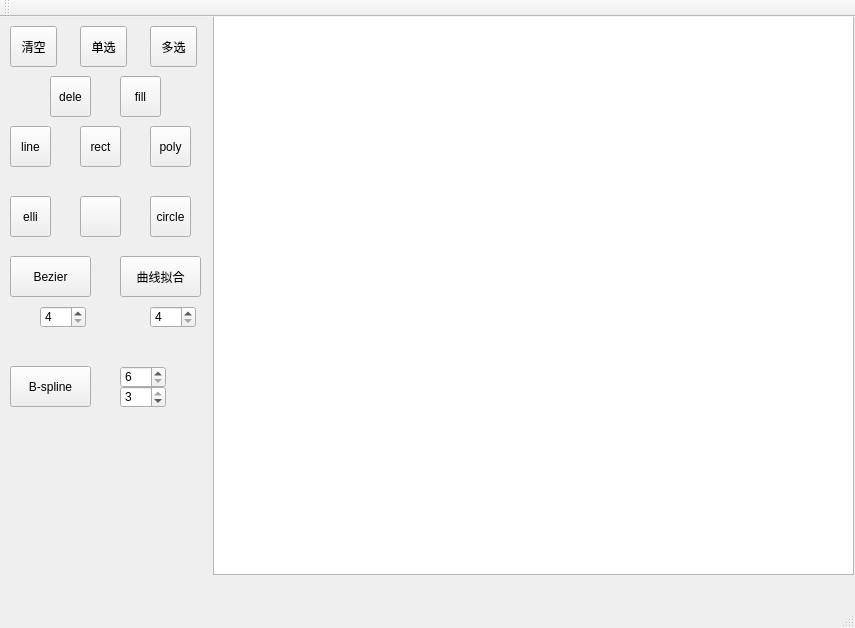
<?xml version="1.0" encoding="UTF-8"?>
<ui version="4.0">
 <class>MainWindow</class>
 <widget class="QMainWindow" name="MainWindow">
  <property name="geometry">
   <rect>
    <x>0</x>
    <y>0</y>
    <width>855</width>
    <height>628</height>
   </rect>
  </property>
  <property name="windowTitle">
   <string>MainWindow</string>
  </property>
  <widget class="QWidget" name="centralWidget">
   <widget class="dbworkplaceview" name="workplace">
    <property name="geometry">
     <rect>
      <x>213</x>
      <y>-3</y>
      <width>641</width>
      <height>561</height>
     </rect>
    </property>
    <property name="maximumSize">
     <size>
      <width>16777195</width>
      <height>16777215</height>
     </size>
    </property>
    <property name="styleSheet">
     <string notr="true"/>
    </property>
   </widget>
   <widget class="QWidget" name="widget" native="true">
    <property name="geometry">
     <rect>
      <x>0</x>
      <y>-1</y>
      <width>211</width>
      <height>561</height>
     </rect>
    </property>
    <widget class="QToolButton" name="drawlineButton">
     <property name="geometry">
      <rect>
       <x>10</x>
       <y>110</y>
       <width>41</width>
       <height>41</height>
      </rect>
     </property>
     <property name="text">
      <string>line</string>
     </property>
     <property name="icon">
      <iconset resource="icons.qrc">
       <normaloff>:/icon/直线.png</normaloff>:/icon/直线.png</iconset>
     </property>
     <property name="iconSize">
      <size>
       <width>30</width>
       <height>30</height>
      </size>
     </property>
    </widget>
    <widget class="QToolButton" name="clearButton">
     <property name="geometry">
      <rect>
       <x>10</x>
       <y>10</y>
       <width>47</width>
       <height>41</height>
      </rect>
     </property>
     <property name="text">
      <string>清空</string>
     </property>
    </widget>
    <widget class="QToolButton" name="selectButton">
     <property name="geometry">
      <rect>
       <x>80</x>
       <y>10</y>
       <width>47</width>
       <height>41</height>
      </rect>
     </property>
     <property name="text">
      <string>单选</string>
     </property>
    </widget>
    <widget class="QToolButton" name="rectbutton">
     <property name="geometry">
      <rect>
       <x>80</x>
       <y>110</y>
       <width>41</width>
       <height>41</height>
      </rect>
     </property>
     <property name="text">
      <string>rect</string>
     </property>
     <property name="icon">
      <iconset resource="icons.qrc">
       <normaloff>:/icon/矩形.png</normaloff>:/icon/矩形.png</iconset>
     </property>
     <property name="iconSize">
      <size>
       <width>30</width>
       <height>30</height>
      </size>
     </property>
    </widget>
    <widget class="QToolButton" name="fillButton">
     <property name="geometry">
      <rect>
       <x>120</x>
       <y>60</y>
       <width>41</width>
       <height>41</height>
      </rect>
     </property>
     <property name="text">
      <string>fill</string>
     </property>
     <property name="icon">
      <iconset resource="icons.qrc">
       <normaloff>:/icon/刷子.png</normaloff>:/icon/刷子.png</iconset>
     </property>
     <property name="iconSize">
      <size>
       <width>30</width>
       <height>30</height>
      </size>
     </property>
    </widget>
    <widget class="QToolButton" name="drawpolygon">
     <property name="geometry">
      <rect>
       <x>150</x>
       <y>110</y>
       <width>41</width>
       <height>41</height>
      </rect>
     </property>
     <property name="text">
      <string>poly</string>
     </property>
     <property name="icon">
      <iconset resource="icons.qrc">
       <normaloff>:/icon/polygon.png</normaloff>:/icon/polygon.png</iconset>
     </property>
     <property name="iconSize">
      <size>
       <width>40</width>
       <height>40</height>
      </size>
     </property>
    </widget>
    <widget class="QToolButton" name="drawellipse">
     <property name="geometry">
      <rect>
       <x>10</x>
       <y>180</y>
       <width>41</width>
       <height>41</height>
      </rect>
     </property>
     <property name="text">
      <string>elli</string>
     </property>
     <property name="icon">
      <iconset resource="icons.qrc">
       <normaloff>:/icon/椭圆.png</normaloff>:/icon/椭圆.png</iconset>
     </property>
     <property name="iconSize">
      <size>
       <width>30</width>
       <height>30</height>
      </size>
     </property>
    </widget>
    <widget class="paintersetting" name="setting" native="true">
     <property name="geometry">
      <rect>
       <x>19</x>
       <y>419</y>
       <width>181</width>
       <height>141</height>
      </rect>
     </property>
    </widget>
    <widget class="QToolButton" name="deletebutton">
     <property name="geometry">
      <rect>
       <x>50</x>
       <y>60</y>
       <width>41</width>
       <height>41</height>
      </rect>
     </property>
     <property name="text">
      <string>dele</string>
     </property>
     <property name="icon">
      <iconset resource="icons.qrc">
       <normaloff>:/icon/删除操作1.png</normaloff>:/icon/删除操作1.png</iconset>
     </property>
     <property name="iconSize">
      <size>
       <width>30</width>
       <height>30</height>
      </size>
     </property>
    </widget>
    <widget class="QToolButton" name="multiselect">
     <property name="geometry">
      <rect>
       <x>150</x>
       <y>10</y>
       <width>47</width>
       <height>41</height>
      </rect>
     </property>
     <property name="text">
      <string>多选</string>
     </property>
    </widget>
    <widget class="QToolButton" name="drawbezier">
     <property name="geometry">
      <rect>
       <x>10</x>
       <y>240</y>
       <width>81</width>
       <height>41</height>
      </rect>
     </property>
     <property name="text">
      <string>Bezier</string>
     </property>
    </widget>
    <widget class="QSpinBox" name="bezierVnum">
     <property name="geometry">
      <rect>
       <x>40</x>
       <y>290</y>
       <width>46</width>
       <height>22</height>
      </rect>
     </property>
     <property name="minimum">
      <number>4</number>
     </property>
     <property name="maximum">
      <number>10</number>
     </property>
     <property name="value">
      <number>4</number>
     </property>
    </widget>
    <widget class="QToolButton" name="drawBspline">
     <property name="geometry">
      <rect>
       <x>10</x>
       <y>350</y>
       <width>81</width>
       <height>41</height>
      </rect>
     </property>
     <property name="text">
      <string>B-spline</string>
     </property>
    </widget>
    <widget class="QSpinBox" name="bsplinenum">
     <property name="geometry">
      <rect>
       <x>120</x>
       <y>350</y>
       <width>46</width>
       <height>22</height>
      </rect>
     </property>
     <property name="minimum">
      <number>6</number>
     </property>
     <property name="maximum">
      <number>8</number>
     </property>
    </widget>
    <widget class="QSpinBox" name="bsplinek">
     <property name="geometry">
      <rect>
       <x>120</x>
       <y>370</y>
       <width>46</width>
       <height>22</height>
      </rect>
     </property>
     <property name="minimum">
      <number>1</number>
     </property>
     <property name="maximum">
      <number>3</number>
     </property>
     <property name="value">
      <number>3</number>
     </property>
    </widget>
    <widget class="QToolButton" name="drawtriangle">
     <property name="geometry">
      <rect>
       <x>80</x>
       <y>180</y>
       <width>41</width>
       <height>41</height>
      </rect>
     </property>
     <property name="text">
      <string/>
     </property>
     <property name="icon">
      <iconset resource="icons.qrc">
       <normaloff>:/icon/三角形.png</normaloff>:/icon/三角形.png</iconset>
     </property>
     <property name="iconSize">
      <size>
       <width>30</width>
       <height>30</height>
      </size>
     </property>
    </widget>
    <widget class="QToolButton" name="drawcircle">
     <property name="geometry">
      <rect>
       <x>150</x>
       <y>180</y>
       <width>41</width>
       <height>41</height>
      </rect>
     </property>
     <property name="text">
      <string>circle</string>
     </property>
     <property name="icon">
      <iconset resource="icons.qrc">
       <normaloff>:/icon/圆1.png</normaloff>:/icon/圆1.png</iconset>
     </property>
     <property name="iconSize">
      <size>
       <width>30</width>
       <height>30</height>
      </size>
     </property>
     <property name="autoExclusive">
      <bool>false</bool>
     </property>
    </widget>
    <widget class="QToolButton" name="bezierFit">
     <property name="geometry">
      <rect>
       <x>120</x>
       <y>240</y>
       <width>81</width>
       <height>41</height>
      </rect>
     </property>
     <property name="text">
      <string>曲线拟合</string>
     </property>
    </widget>
    <widget class="QSpinBox" name="bezierFitVnum">
     <property name="geometry">
      <rect>
       <x>150</x>
       <y>290</y>
       <width>46</width>
       <height>22</height>
      </rect>
     </property>
     <property name="minimum">
      <number>4</number>
     </property>
     <property name="maximum">
      <number>10</number>
     </property>
     <property name="value">
      <number>4</number>
     </property>
    </widget>
   </widget>
  </widget>
  <widget class="QMenuBar" name="menuBar">
   <property name="geometry">
    <rect>
     <x>0</x>
     <y>0</y>
     <width>855</width>
     <height>26</height>
    </rect>
   </property>
  </widget>
  <widget class="QToolBar" name="mainToolBar">
   <attribute name="toolBarArea">
    <enum>TopToolBarArea</enum>
   </attribute>
   <attribute name="toolBarBreak">
    <bool>false</bool>
   </attribute>
  </widget>
  <widget class="QStatusBar" name="statusBar"/>
 </widget>
 <layoutdefault spacing="6" margin="11"/>
 <customwidgets>
  <customwidget>
   <class>dbworkplaceview</class>
   <extends>QGraphicsView</extends>
   <header>dbworkplaceview.h</header>
  </customwidget>
  <customwidget>
   <class>paintersetting</class>
   <extends>QWidget</extends>
   <header location="global">paintersetting.h</header>
   <container>1</container>
  </customwidget>
 </customwidgets>
 <resources>
  <include location="icons.qrc"/>
 </resources>
 <connections/>
</ui>
